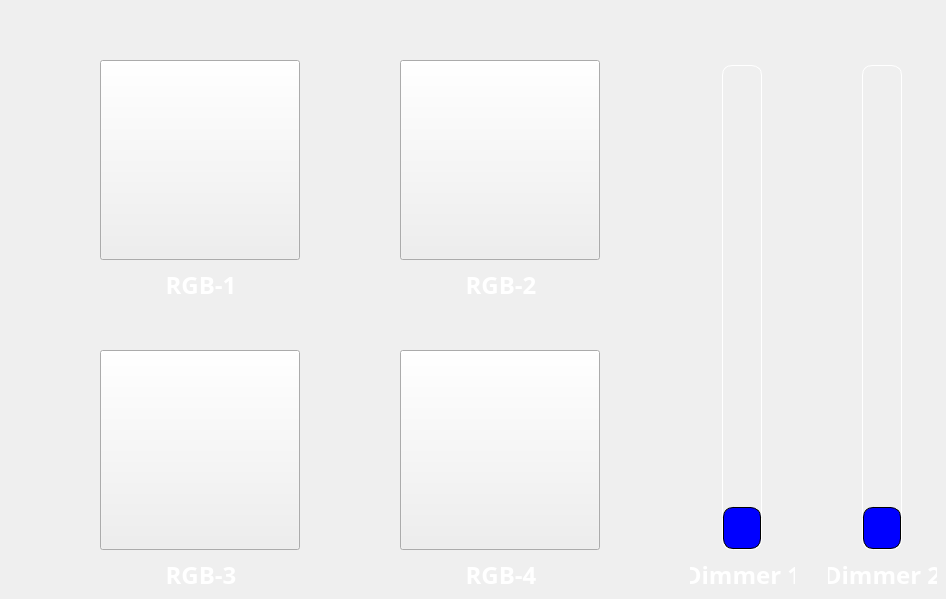
      <widget class="QWidget" name="ColorPickerTab">
       <attribute name="icon">
        <iconset resource="source.qrc">
         <normaloff>:/NotificationPanel/icons/ColorPickerIcon.png</normaloff>:/NotificationPanel/icons/ColorPickerIcon.png</iconset>
       </attribute>
       <attribute name="title">
        <string/>
       </attribute>
       <widget class="QPushButton" name="RGB1Button">
        <property name="geometry">
         <rect>
          <x>100</x>
          <y>60</y>
          <width>200</width>
          <height>200</height>
         </rect>
        </property>
        <property name="styleSheet">
         <string notr="true">border-color:rbg(17,17,17);</string>
        </property>
        <property name="text">
         <string/>
        </property>
        <property name="icon">
         <iconset resource="source.qrc">
          <normaloff>:/NotificationPanel/icons/RGBIcon.png</normaloff>:/NotificationPanel/icons/RGBIcon.png</iconset>
        </property>
        <property name="iconSize">
         <size>
          <width>200</width>
          <height>200</height>
         </size>
        </property>
       </widget>
       <widget class="QLabel" name="RGB1Label">
        <property name="geometry">
         <rect>
          <x>161</x>
          <y>270</y>
          <width>80</width>
          <height>30</height>
         </rect>
        </property>
        <property name="styleSheet">
         <string notr="true">color: rgb(255, 255, 255);
font-family: Plus Jakarta Sans;
font-style: normal;
font-weight: 500;
font-size: 24px;
line-height: 30px;
text-align: center;</string>
        </property>
        <property name="text">
         <string>RGB-1</string>
        </property>
        <property name="alignment">
         <set>Qt::AlignCenter</set>
        </property>
       </widget>
       <widget class="QPushButton" name="RGB2Button">
        <property name="geometry">
         <rect>
          <x>400</x>
          <y>60</y>
          <width>200</width>
          <height>200</height>
         </rect>
        </property>
        <property name="styleSheet">
         <string notr="true">border-color:rbg(17,17,17);</string>
        </property>
        <property name="text">
         <string/>
        </property>
        <property name="icon">
         <iconset resource="source.qrc">
          <normaloff>:/NotificationPanel/icons/RGBIcon.png</normaloff>:/NotificationPanel/icons/RGBIcon.png</iconset>
        </property>
        <property name="iconSize">
         <size>
          <width>200</width>
          <height>200</height>
         </size>
        </property>
       </widget>
       <widget class="QLabel" name="RGB2Label">
        <property name="geometry">
         <rect>
          <x>461</x>
          <y>270</y>
          <width>80</width>
          <height>30</height>
         </rect>
        </property>
        <property name="styleSheet">
         <string notr="true">color: rgb(255, 255, 255);
font-family: Plus Jakarta Sans;
font-style: normal;
font-weight: 500;
font-size: 24px;
line-height: 30px;
text-align: center;</string>
        </property>
        <property name="text">
         <string>RGB-2</string>
        </property>
        <property name="alignment">
         <set>Qt::AlignCenter</set>
        </property>
       </widget>
       <widget class="QPushButton" name="RGB3Button">
        <property name="geometry">
         <rect>
          <x>100</x>
          <y>350</y>
          <width>200</width>
          <height>200</height>
         </rect>
        </property>
        <property name="styleSheet">
         <string notr="true">border-color: rgb(17,17,17);</string>
        </property>
        <property name="text">
         <string/>
        </property>
        <property name="icon">
         <iconset resource="source.qrc">
          <normaloff>:/NotificationPanel/icons/RGBIcon.png</normaloff>:/NotificationPanel/icons/RGBIcon.png</iconset>
        </property>
        <property name="iconSize">
         <size>
          <width>200</width>
          <height>200</height>
         </size>
        </property>
       </widget>
       <widget class="QLabel" name="RGB3Label">
        <property name="geometry">
         <rect>
          <x>161</x>
          <y>560</y>
          <width>80</width>
          <height>30</height>
         </rect>
        </property>
        <property name="styleSheet">
         <string notr="true">color: rgb(255, 255, 255);
font-family: Plus Jakarta Sans;
font-style: normal;
font-weight: 500;
font-size: 24px;
line-height: 30px;
text-align: center;</string>
        </property>
        <property name="text">
         <string>RGB-3</string>
        </property>
        <property name="alignment">
         <set>Qt::AlignCenter</set>
        </property>
       </widget>
       <widget class="QPushButton" name="RGB4Button">
        <property name="geometry">
         <rect>
          <x>400</x>
          <y>350</y>
          <width>200</width>
          <height>200</height>
         </rect>
        </property>
        <property name="styleSheet">
         <string notr="true">border-color: rgb(17,17,17);</string>
        </property>
        <property name="text">
         <string/>
        </property>
        <property name="icon">
         <iconset resource="source.qrc">
          <normaloff>:/NotificationPanel/icons/RGBIcon.png</normaloff>:/NotificationPanel/icons/RGBIcon.png</iconset>
        </property>
        <property name="iconSize">
         <size>
          <width>200</width>
          <height>200</height>
         </size>
        </property>
       </widget>
       <widget class="QLabel" name="RGB4Label">
        <property name="geometry">
         <rect>
          <x>461</x>
          <y>560</y>
          <width>80</width>
          <height>30</height>
         </rect>
        </property>
        <property name="styleSheet">
         <string notr="true">color: rgb(255, 255, 255);
font-family: Plus Jakarta Sans;
font-style: normal;
font-weight: 500;
font-size: 24px;
line-height: 30px;
text-align: center;</string>
        </property>
        <property name="text">
         <string>RGB-4</string>
        </property>
        <property name="alignment">
         <set>Qt::AlignCenter</set>
        </property>
       </widget>
       <widget class="QLabel" name="Dimmer1Label">
        <property name="geometry">
         <rect>
          <x>690</x>
          <y>560</y>
          <width>105</width>
          <height>30</height>
         </rect>
        </property>
        <property name="styleSheet">
         <string notr="true">color: rgb(255, 255, 255);
font-family: Plus Jakarta Sans;
font-style: normal;
font-weight: 500;
font-size: 24px;
line-height: 30px;
text-align: center;</string>
        </property>
        <property name="text">
         <string>Dimmer 1</string>
        </property>
        <property name="alignment">
         <set>Qt::AlignCenter</set>
        </property>
       </widget>
       <widget class="QLabel" name="Dimmer2Label">
        <property name="geometry">
         <rect>
          <x>828</x>
          <y>560</y>
          <width>109</width>
          <height>30</height>
         </rect>
        </property>
        <property name="styleSheet">
         <string notr="true">color: rgb(255, 255, 255);
font-family: Plus Jakarta Sans;
font-style: normal;
font-weight: 500;
font-size: 24px;
line-height: 30px;
text-align: center;</string>
        </property>
        <property name="text">
         <string>Dimmer 2</string>
        </property>
        <property name="alignment">
         <set>Qt::AlignCenter</set>
        </property>
       </widget>
       <widget class="QSlider" name="VerticalSliderDimmer1">
        <property name="geometry">
         <rect>
          <x>722</x>
          <y>65</y>
          <width>40</width>
          <height>485</height>
         </rect>
        </property>
        <property name="styleSheet">
         <string notr="true">QSlider::groove:vertical {
    border: 1px solid white;
	border-radius:10px;
    }
QSlider::handle:vertical {
	border: 1px solid black;
	border-radius: 10px;
    background-color: blue;
    height: 40px;
    width: 40px;
    }
</string>
        </property>
        <property name="orientation">
         <enum>Qt::Vertical</enum>
        </property>
        <property name="tickPosition">
         <enum>QSlider::NoTicks</enum>
        </property>
       </widget>
       <widget class="QSlider" name="VerticalSliderDimmer2">
        <property name="geometry">
         <rect>
          <x>862</x>
          <y>65</y>
          <width>40</width>
          <height>485</height>
         </rect>
        </property>
        <property name="styleSheet">
         <string notr="true">QSlider::groove:vertical {
    border: 1px solid white;
	border-radius:10px;
    }
QSlider::handle:vertical {
	border: 1px solid black;
	border-radius: 10px;
    background-color: blue;
    height: 40px;
    width: 40px;
    }</string>
        </property>
        <property name="orientation">
         <enum>Qt::Vertical</enum>
        </property>
        <property name="tickPosition">
         <enum>QSlider::NoTicks</enum>
        </property>
       </widget>
      </widget>
